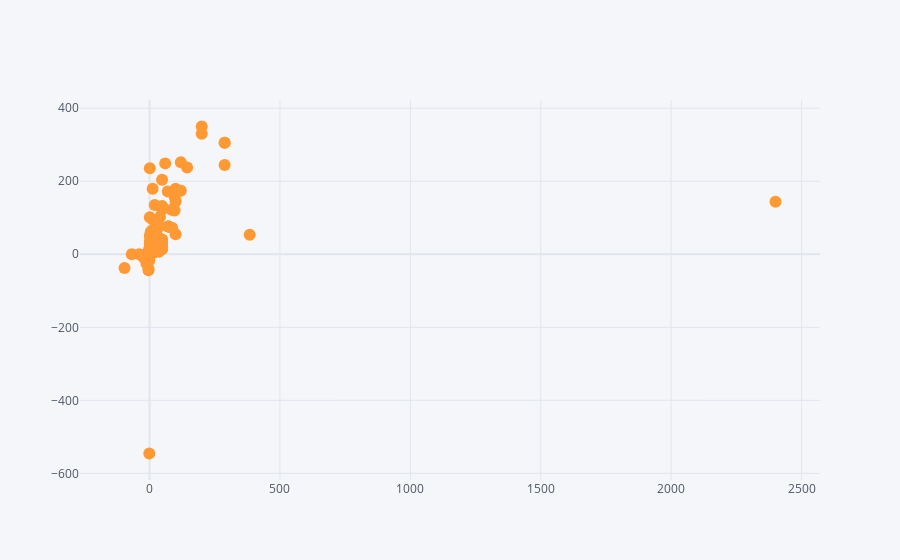

This figure's notebook cell:
### Code cell
#plot Quantity against sale value
#i'm using a sample of 1000 records so it doesn't run for too long
data_clean_desc.sample(1000).iplot(kind='scatter',x='Quantity', y='SaleValue', mode='markers')

### Figure 1 — Plotly figure (JSON) as saved in the notebook; plotly's stock layout.template omitted (floating-point values rounded to 4 significant figures; data arrays with more than 128 entries replaced by an {"elided": "..."} marker saying what was removed)
{"data": [{"line": {"color": "rgba(255, 153, 51, 1.0)", "dash": "solid", "shape": "linear", "width": 1.3}, "marker": {"size": 12, "symbol": "circle"}, "mode": "markers", "name": "SaleValue", "text": "", "type": "scatter", "x": {"elided": "1000 int values"}, "y": {"elided": "1000 float values"}}], "layout": {"legend": {"bgcolor": "#F5F6F9", "font": {"color": "#4D5663"}}, "paper_bgcolor": "#F5F6F9", "plot_bgcolor": "#F5F6F9", "title": {"font": {"color": "#4D5663"}}, "xaxis": {"gridcolor": "#E1E5ED", "showgrid": true, "tickfont": {"color": "#4D5663"}, "title": {"font": {"color": "#4D5663"}, "text": ""}, "zerolinecolor": "#E1E5ED"}, "yaxis": {"gridcolor": "#E1E5ED", "showgrid": true, "tickfont": {"color": "#4D5663"}, "title": {"font": {"color": "#4D5663"}, "text": ""}, "zerolinecolor": "#E1E5ED"}}}
